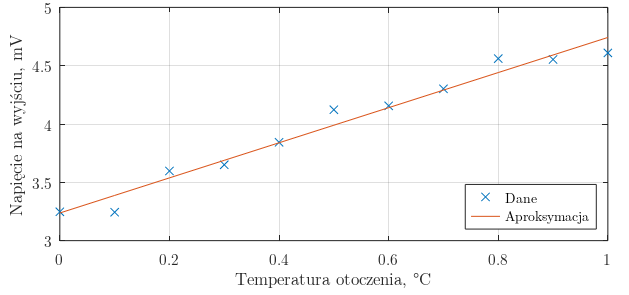

This chart was generated by the following MATLAB code: (Note: this script raises an error after producing the figure.)
% Utwórz nowy wykres (jesli uruchomiono z terminala -- ukryj go)
h = figure('visible', ifelse(isguirunning(), 'on', 'off'));

% Ustaw rozmiar rysunku (dla przykładu 16x7.5 cm)
set(h, "paperunits", "centimeters")
set(h, "papersize", [16 7.5])
set(h, "paperposition", [0, 0, [16 7.5]])

% Ustaw marginesy i rozmiar rysunku (wymaga wprawy)
set(h, "defaultaxesposition", [0.095, 0.185, 0.870, 0.790])
set(h, "defaulttextfontsize", 11) % Ustaw odpowiedni rozmiar czcionki
set(h, "defaultaxesfontsize", 11) % uwaga na błąd w GNU Octave
set(h, "defaulttextfontname", "Latin Modern Roman") % Ustal krój czcionki
set(h, "defaultaxesfontname", "Latin Modern Roman") % jednolity z PDF
set(h, "defaulttextcolor", "black") % Dla pewności ustaw kolor czcionki

% Przygotuj przykładowe dane do narysowania wykresu
x = 0 : 0.1 : 1;                 % Wygeneruj wartośći X
y = 1.55 * x + 3.05;             % Wygeneruj wartości Y
y = y + 0.35*rand(1, length(y)); % Dodaj trochę szumu na pokaz
p = polyfit(x, y, 1);            % Wykonaj dopasowanie do wielomianu
f = x*p(1) + p(2);               % Wyznacz wartości dla aproksymacji

plot(x, y, "x;Dane;", x, f, "-;Aproksymacja;"); % Rysuj wykres
ylabel("Napięcie na wyjściu, mV");              % Ustaw opis osi Y
xlabel("Temperatura otoczenia, °C");            % Ustaw opis osi X
legend('location', 'southeast');                % Ustaw pozycję legendy
xlim([0 1]);                                    % Ustaw zakres osi X
ylim([3 5]);                                    % Ustaw zakres osi Y
grid on;                                        % Załącz siatkę
box on;                                         % Załącz obwódkę
set_format(gca, 'XY', true);                    % Ustaw format osi

print("../obrazki/plot_demo.svg");              % Zapisz wykres do pliku
